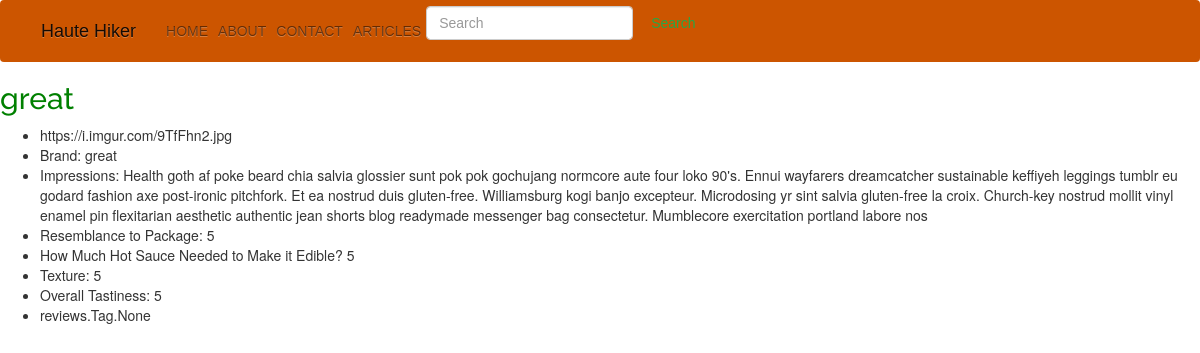
/reviews/1/, run on the app's committed database.
### reviews/models.py (models this page shows, shortened)
class Review(models.Model):
    image_url = models.CharField(max_length=500)
    product_name = models.CharField(max_length=30)
    brand = models.CharField(max_length=30)
    description = models.CharField(max_length=2000)
    tags = models.ManyToManyField(Tag)
    resemblance_to_package = models.IntegerField()
    hot_sauce_needed = models.IntegerField()
    texture = models.IntegerField()
    deliciousness_level = models.IntegerField()
    created = models.DateTimeField('date created')
    updated = models.DateTimeField('date updated')

### reviews/views.py (the view)
# urls.py: path('reviews/<int:review_id>/', views.show, name='show'),
def show(request, review_id):
    review = get_object_or_404(Review, pk=review_id)
    return render(request, 'reviews/show.html', {'review': review})

### reviews/templates/reviews/show.html
{% extends "base.html" %}
{% block content %}
  <h2> {{ review.product_name }} </h2>
  <ul>
    <li> {{ review.image_url }}</li>
    <li> Brand: {{ review.brand }}</li>
    <li> Impressions: {{ review.description }}</li>
    <li> Resemblance to Package: {{ review.resemblance_to_package }}</li>
    <li> How Much Hot Sauce Needed to Make it Edible? {{ review.hot_sauce_needed }}</li>
    <li> Texture: {{ review.texture }}</li>
    <li> Overall Tastiness: {{ review.deliciousness_level }}</li>
    <li> {{ review.tags }}</li>
  </ul>
{% endblock %}

### reviews/static/css/reviews.css (style rules this page uses)
h1, h2 { color: green; font-family: 'Raleway', sans-serif; }

### data on the page
Review: product_name "great", image_url "https://i.imgur.com/9TfFhn2.jpg", brand "great", description "Health goth af poke beard chia salvia glossier sunt pok pok gochujang normcore aute four loko 90's. Ennui wayfarers dreamcatcher sustainable keffiyeh leggings tumblr eu godard fashion axe post-ironic pitchfork. Et ea nostrud duis gluten-free. Williamsburg kogi banjo excepteur. Microdosing yr sint salvia gluten-free la croix. Church-key nostrud mollit vinyl enamel pin flexitarian aesthetic authentic jean shorts blog readymade messenger bag consectetur. Mumblecore exercitation portland labore nos", resemblance_to_package "5", hot_sauce_needed "5", texture "5", deliciousness_level "5", tags "reviews.Tag.None"
